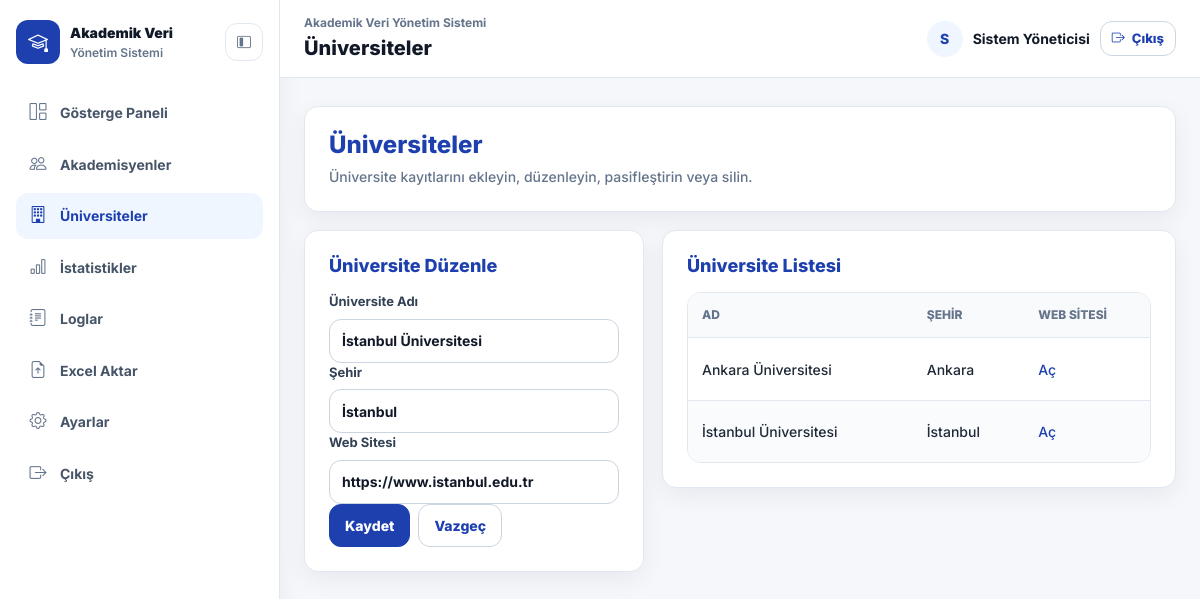
The page /universities.php?edit=2 (signed in) on the database its author committed.
### tables this page shows
CREATE TABLE universities (
  id INT UNSIGNED AUTO_INCREMENT PRIMARY KEY,
  name VARCHAR(190) NOT NULL,
  city VARCHAR(120) NULL,
  website VARCHAR(255) NULL,
  is_active TINYINT(1) NOT NULL DEFAULT 1,
  created_at DATETIME NOT NULL DEFAULT CURRENT_TIMESTAMP,
  updated_at DATETIME NOT NULL DEFAULT CURRENT_TIMESTAMP ON UPDATE CURRENT_TIMESTAMP,
  UNIQUE KEY uq_universities_name (name)
);

### app/Core/database.php (called while the page is built, shortened)
<?php
function db(): PDO
{
    static $pdo = null;
    if ($pdo instanceof PDO) {
        return $pdo;
    }
    $db = config('db');
    $dsn = sprintf(
        'mysql:host=%s;dbname=%s;charset=%s',
        $db['host'] ?? 'localhost',
        $db['name'] ?? '',
        $db['charset'] ?? 'utf8mb4'
    );
    $pdo = new PDO($dsn, (string) ($db['user'] ?? ''), (string) ($db['pass'] ?? ''), [
        PDO::ATTR_ERRMODE => PDO::ERRMODE_EXCEPTION,
        PDO::ATTR_DEFAULT_FETCH_MODE => PDO::FETCH_ASSOC,
        PDO::ATTR_EMULATE_PREPARES => false,
    ]);
    return $pdo;
}
function fetch_one(string $sql, array $params = []): ?array
{
    $stmt = db()->prepare($sql);
    $stmt->execute($params);
    $row = $stmt->fetch();
    return $row === false ? null : $row;
}
function fetch_all(string $sql, array $params = []): array
{
    $stmt = db()->prepare($sql);
    $stmt->execute($params);
    return $stmt->fetchAll();
}

### app/Core/helpers.php (called while the page is built, shortened)
<?php
function e(mixed $value): string
{
    return htmlspecialchars((string) $value, ENT_QUOTES, 'UTF-8');
}
function current_path(): string
{
    return basename(parse_url((string) ($_SERVER['REQUEST_URI'] ?? ''), PHP_URL_PATH) ?: 'index.php');
}

### app/Core/security.php (called while the page is built, shortened)
<?php
function user(): ?array
{
    return fetch_one(
        'SELECT a.id, a.name, a.email, r.name role_name, r.label role_label FROM admins a LEFT JOIN roles r ON r.id = a.role_id WHERE a.id = ?',
        [(int) $_SESSION['admin_id']]
    );
}

### universities.php (the view, shortened to what this page needs)
<?php
$edit = null;
if (isset($_GET['edit'])) {
    $edit = fetch_one('SELECT * FROM universities WHERE id = ?', [(int) $_GET['edit']]);
}
$rows = fetch_all('SELECT u.*, (SELECT COUNT(*) FROM academics a WHERE a.university_id = u.id) academic_count FROM universities u ORDER BY u.name');
?>
<section class="page-header">
  <h1>Üniversiteler</h1>
  <p>Üniversite kayıtlarını ekleyin, düzenleyin, pasifleştirin veya silin.</p>
</section>
<section class="grid two-col">
  <form class="card" method="post">
    <h2 class="card-title"><?= $edit ? 'Üniversite Düzenle' : 'Üniversite Ekle' ?></h2>
    <label><span>Üniversite Adı</span><input name="name" value="<?= e($edit['name'] ?? '') ?>" required></label>
    <label><span>Şehir</span><input name="city" value="<?= e($edit['city'] ?? '') ?>"></label>
    <label><span>Web Sitesi</span><input type="url" name="website" value="<?= e($edit['website'] ?? '') ?>"></label>
    <div class="actions">
      <button type="submit">Kaydet</button>
      <?php if ($edit): ?><a class="button ghost" href="universities.php">Vazgeç</a><?php endif; ?>
    </div>
  </form>
  <section class="card">
    <h2 class="card-title">Üniversite Listesi</h2>
    <div class="table-wrap">
      <table>
        <thead><tr><th>Ad</th><th>Şehir</th><th>Web Sitesi</th><th>Akademisyen</th><th>Durum</th><th>İşlemler</th></tr></thead>
        <tbody>
        <?php foreach ($rows as $row): ?>
          <tr>
            <td><?= e($row['name']) ?></td>
            <td><?= e($row['city']) ?></td>
            <td><?php if ($row['website']): ?><a href="<?= e($row['website']) ?>" target="_blank" rel="noopener">Aç</a><?php endif; ?></td>
          </tr>
        <?php endforeach; ?>
        </tbody>
      </table>
    </div>
  </section>
</section>
<?php
$content = ob_get_clean();
$title = 'Üniversiteler';
require __DIR__ . '/app/Views/layout.php';

### app/Views/layout.php (shortened to what this page needs)
<?php
$active = current_path();
$currentUser = user();
$pageTitle = $title ?? 'Panel';
$avatarLetter = function_exists('mb_substr')
    ? mb_substr((string) ($currentUser['name'] ?? 'Y'), 0, 1, 'UTF-8')
    : substr((string) ($currentUser['name'] ?? 'Y'), 0, 1);
?>
<!doctype html>
<html lang="tr">
<head>
  <link href="https://cdn.jsdelivr.net/npm/bootstrap@5.3.3/dist/css/bootstrap.min.css" rel="stylesheet">
  <link href="https://cdn.jsdelivr.net/npm/bootstrap-icons@1.11.3/font/bootstrap-icons.css" rel="stylesheet">
  <link rel="stylesheet" href="public/style.css">
</head>
<body>
  <div class="app-shell">
    <aside class="app-sidebar" data-main-nav>
      <div class="sidebar-head">
        <a class="brand" href="index.php">
          <span class="brand-mark"><i class="bi bi-mortarboard"></i></span>
          <span>
            <strong>Akademik Veri</strong>
            <small>Yönetim Sistemi</small>
          </span>
        </a>
        <button class="sidebar-collapse" type="button" aria-label="Menüyü daralt" data-sidebar-collapse>
          <i class="bi bi-layout-sidebar-inset"></i>
        </button>
      </div>
      <nav class="main-nav" aria-label="Ana menü">
        <a class="<?= $active === 'index.php' ? 'active' : '' ?>" href="index.php"><i class="bi bi-grid-1x2"></i><span>Gösterge Paneli</span></a>
        <a class="<?= $active === 'academics.php' ? 'active' : '' ?>" href="academics.php"><i class="bi bi-people"></i><span>Akademisyenler</span></a>
        <a class="<?= $active === 'universities.php' ? 'active' : '' ?>" href="universities.php"><i class="bi bi-building"></i><span>Üniversiteler</span></a>
        <a class="<?= $active === 'statistics.php' ? 'active' : '' ?>" href="statistics.php"><i class="bi bi-bar-chart"></i><span>İstatistikler</span></a>
        <a class="<?= $active === 'logs.php' ? 'active' : '' ?>" href="logs.php"><i class="bi bi-journal-text"></i><span>Loglar</span></a>
        <a class="<?= $active === 'import.php' ? 'active' : '' ?>" href="import.php"><i class="bi bi-file-earmark-arrow-up"></i><span>Excel Aktar</span></a>
        <a class="<?= $active === 'settings.php' ? 'active' : '' ?>" href="settings.php"><i class="bi bi-gear"></i><span>Ayarlar</span></a>
        <a href="logout.php"><i class="bi bi-box-arrow-right"></i><span>Çıkış</span></a>
      </nav>
    </aside>
    <div class="app-main">
      <header class="topbar">
        <div class="topbar-title">
          <span>Akademik Veri Yönetim Sistemi</span>
          <strong><?= e($pageTitle) ?></strong>
        </div>
        <div class="user-area">
          <span class="user-avatar" aria-hidden="true"><?= e($avatarLetter) ?></span>
          <span class="user-name"><?= e($currentUser['name'] ?? '') ?></span>
          <a class="button ghost small topbar-logout" href="logout.php"><i class="bi bi-box-arrow-right"></i><span>Çıkış</span></a>
        </div>
      </header>
      <main class="page">
        <?= $content ?>
      </main>
    </div>
  </div>
</body>
</html>

### rows shown on the page
universities: name "İstanbul Üniversitesi", city "İstanbul", website "https://www.istanbul.edu.tr"
universities: name "Ankara Üniversitesi", city "Ankara"

### other values the page prints
$pageTitle "Üniversiteler"
$avatarLetter "S"
$currentUser['name'] "Sistem Yöneticisi"
